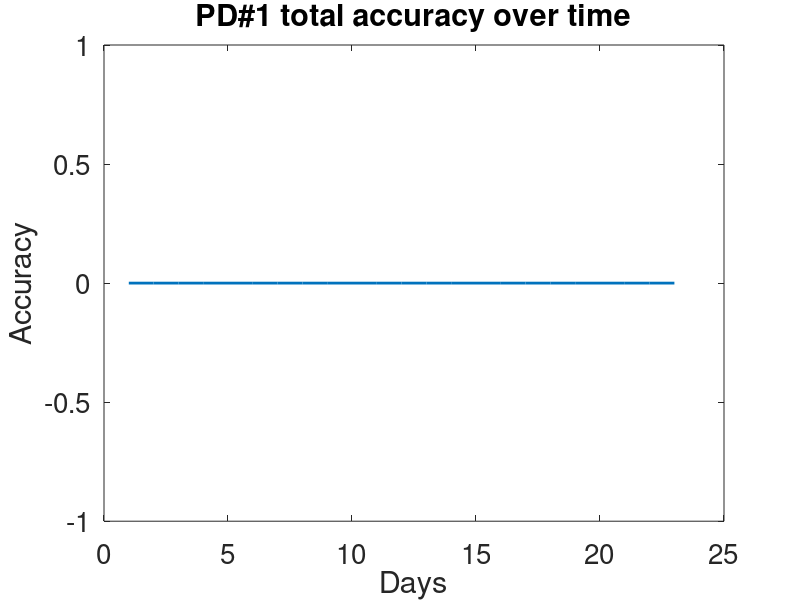
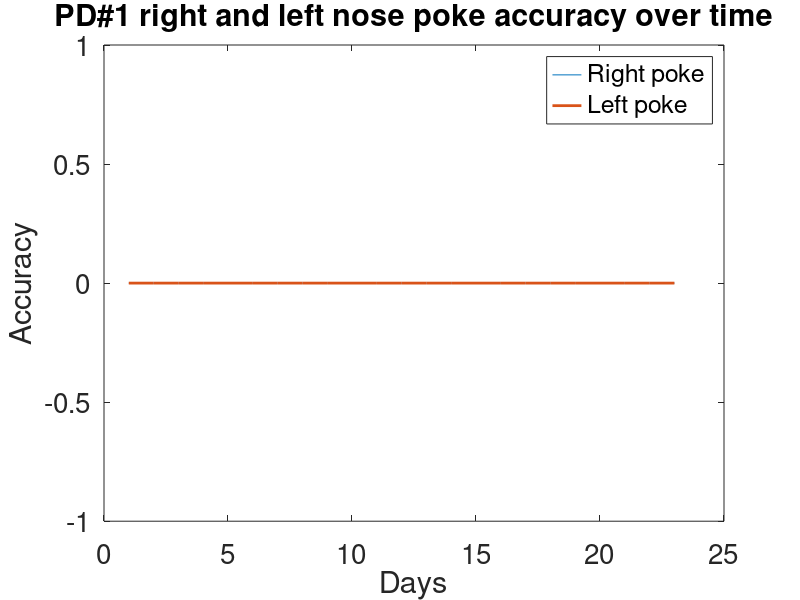
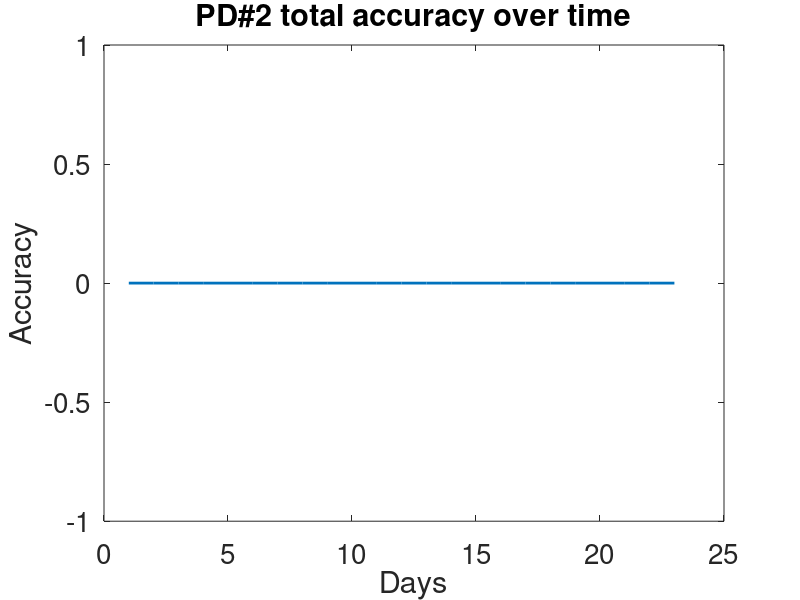
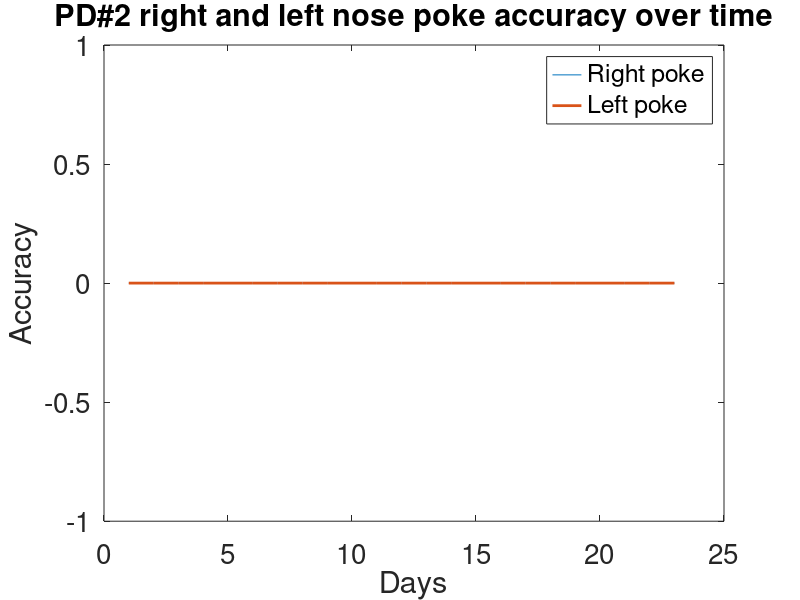

The MATLAB source for these figures, in order: (Note: this script raises an error after producing the figures.)
% Kiki Bonetta-Misteli
% Take extracted data and run analyses 
% 6/4/2021 -- MSE Summer 2021

%% Parse and label processed data files
clear;clc;
pathway = 'C:\Users\fbone\Documents\RayLab\ProcessedData_MagNegPunish';
files = dir(pathway); 

% Looks through mat files only, loads and places in a struct
numberCases = 0;
for i = 3:2:length(files)
    combo = strcat(files(i).folder, '\', files(i).name); 
    a = strcat('T', num2str(i));
    Trials.(a) = load(combo);
    numberCases = numberCases + 1;
end

%% Finding means values

    maxDays = 23;
    leftAccuracies = zeros(maxDays, 3);
    rightAccuracies = zeros(maxDays, 3);
    totalAccuracies = zeros(maxDays, 3);
    
    for i = 1:1: numberCases
        if i == 40
            leftAccuracies(8, 4) = 0.724;
            rightAccuracies(8, 4) = 0.732;
            totalAccuracies(8, 4) = 0.728;
        else
            
        index = (i*2) + 1;
        a = strcat('T', num2str(index));
        SubjectNumber = Trials.(a).TRIALS(1,6);
        DayNumber = Trials.(a).TRIALS(1,7);
        
        leftTotal = 0;
        leftSuccess = 0;
        rightTotal = 0;
        rightSuccess = 0;
        total = length(Trials.(a).TRIALS(:,1));
        totalSuccess = 0;
        
        for j = 1: total
            
            if Trials.(a).TRIALS(j,3) == -1
                leftTotal = leftTotal + 1;
                if Trials.(a).TRIALS(j,4) == -1
                    leftSuccess = leftSuccess + 1;
                    totalSuccess = totalSuccess + 1;
                end
            end
           if Trials.(a).TRIALS(j,3) == 1
                rightTotal = rightTotal + 1;
                if Trials.(a).TRIALS(j,4) == 1
                    rightSuccess = rightSuccess + 1;
                    totalSuccess = totalSuccess + 1;
                end
           end    
        end
        
        leftAccuracy = leftSuccess/leftTotal;
        rightAccuracy = rightSuccess/rightTotal;
        totalAccuracy = totalSuccess/total;
        
        leftAccuracies(DayNumber, SubjectNumber) = leftAccuracy;
        rightAccuracies(DayNumber, SubjectNumber) = rightAccuracy;
        totalAccuracies(DayNumber, SubjectNumber) = totalAccuracy;
        end
    end
    
    leftMean = mean(leftAccuracies(end-5:end, :));
    rightMean = mean(rightAccuracies(end-5:end, :));
    totalMean = mean(totalAccuracies(end-5:end, :));
    
    stderror1L = std(leftAccuracies(10:18, 1))/sqrt(9);
    stderror1R = std(rightAccuracies(10:18, 1))/sqrt(9);
    
    figure (11)
    errorbar(leftAccuracies(10:18, 1), stderror1L*ones(size(leftAccuracies(10:18, 1))));
    hold on
    errorbar(rightAccuracies(10:18, 1), stderror1R*ones(size(rightAccuracies(10:18, 1))));
   
  
%% Accuracy Plots
x = (1:1:maxDays);

 for i = 1:1:4
     figure (i)
     plot(x, totalAccuracies(:, i), 'linewidth', 2);
     title(sprintf('PD#%d total accuracy over time', i));
     xlabel('Days');
     ylabel('Accuracy');
     set(gca, 'fontsize', 20);
     saveas(gcf, sprintf('PD#%d_totalAccuracy', i), 'jpeg');
     
     figure (i + 4)
     plot(x, rightAccuracies(:, i), x, leftAccuracies(:, i), 'linewidth', 2);
     title(sprintf('PD#%d right and left nose poke accuracy over time', i));
     xlabel('Days');
     ylabel('Accuracy');
     legend('Right poke', 'Left poke');
     set(gca, 'fontsize', 20);
     saveas(gcf, sprintf('PD#%d_RLAccuracy', i), 'jpeg');
 end

figure (9)
plot(x, totalAccuracies(:,5), 'linewidth', 2);
title('NSC29 total accuracy over time');
xlabel('Days');
ylabel('Accuracy');
set(gca, 'fontsize', 20);
saveas(gcf, 'NSC29_totalAccuracy', 'jpeg');

figure (10)
plot(x, rightAccuracies(:,5), x, leftAccuracies(:, 5), 'linewidth', 2);
title('NSC29 right and left nose poke accuracy over time');
xlabel('Days');
ylabel('Accuracy');
legend('Right poke', 'Left poke');
set(gca, 'fontsize', 20);
saveas(gcf, 'NSC29_RLAccuracy', 'jpeg');

%% Function for breaking each into blocks and finding means

[pd1Left, pd1Right] = singleSubjectTesting(1, Trials, numberCases);
[pd3Left, pd3Right] = singleSubjectTesting(3, Trials, numberCases);

[h1, p1] = kstest2(pd1Left, pd1Right);
[h3, p3] = kstest2(pd3Left, pd3Right);

%% Make contingency table 

    maxDays = 22;
    leftTotal = 0;
    leftSuccess = 0;
    rightTotal = 0;
    rightSuccess = 0;
    totalSuccess = 0;
    n = 0;
    
    for i = 1:1: numberCases
        if i == 40

        else
        index = (i*2) + 1;
        a = strcat('T', num2str(index));
        SubjectNumber = Trials.(a).TRIALS(1,6);
        DayNumber = Trials.(a).TRIALS(1,7);
        total = length(Trials.(a).TRIALS(:,1));
        
        if DayNumber > 15 && DayNumber < 22 && SubjectNumber == 5
        for j = 1: total
            n = total + n;
            if Trials.(a).TRIALS(j,3) == -1
                leftTotal = leftTotal + 1;
                if Trials.(a).TRIALS(j,4) == -1
                    leftSuccess = leftSuccess + 1;
                    totalSuccess = totalSuccess + 1;
                end
            end
            
           if Trials.(a).TRIALS(j,3) == 1
                rightTotal = rightTotal + 1;
                if Trials.(a).TRIALS(j,4) == 1
                    rightSuccess = rightSuccess + 1;
                    totalSuccess = totalSuccess + 1;
                end
           end  
           
        end
        end
        end

    end
    
    leftFailures = leftTotal - leftSuccess;
    rightFailures = rightTotal - rightSuccess; 
    SChi = power(leftSuccess-rightSuccess, 2)/(leftSuccess+rightSuccess);
    FChi = power(leftFailures-rightFailures, 2)/(leftFailures+rightFailures);
    
    
%% Functions only 

function [massiveLeft, massiveRight] = singleSubjectTesting(subNum, Trials, numberCases)
begining = 1;
toEnd = 0;
    for i = 1: numberCases
    index = (i*2) + 1;
    
        if i == 40
        else
        b = strcat('T', num2str(index));
        SubjectNumber = Trials.(b).TRIALS(1,6);
        DayNumber = Trials.(b).TRIALS(1,7);
        
        if SubjectNumber == subNum && DayNumber > 13
            [a1, a2] = blockData(b, Trials);
            toEnd = toEnd + length(a1);
            massiveLeft(begining: toEnd, 1) = a1(:, 1);
            massiveRight(begining: toEnd, 1) = a2(:, 1);
            begining = toEnd + 1; 
        end
  
        end
    end

end


function [blockLeft, blockRight] = blockData(matFile, Trials)
    size = length(Trials.(matFile).TRIALS);
    
    leftTotal = 0;
    leftSuccess = 0;
    rightTotal = 0;
    rightSuccess = 0;
    
    index = 0;
    blockLeft = zeros(idivide(size, int16(10)), 1);
    blockRight = zeros(idivide(size, int16(10)), 1);
    
    for i = 1:size
        if Trials.(matFile).TRIALS(i,3) == -1
            leftTotal = leftTotal + 1;
            if Trials.(matFile).TRIALS(i,4) == -1
                leftSuccess = leftSuccess + 1;
            end
         end
         if Trials.(matFile).TRIALS(i,3) == 1
            rightTotal = rightTotal + 1;
            if Trials.(matFile).TRIALS(i,4) == 1
                rightSuccess = rightSuccess + 1;
            end
         end
         
         if mod(i, 10) == 0
             index = index + 1;
             blockLeft(index,1) = leftSuccess/leftTotal;
             blockRight(index, 1) = rightSuccess/rightTotal;
             leftSuccess =0; rightSuccess = 0; leftTotal = 0; rightTotal = 0; 
         end
    end
   
end

